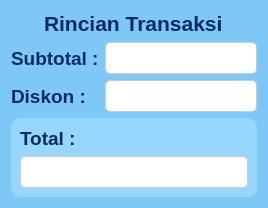
                    <widget class="QFrame" name="detail_transaction_frame">
                     <property name="sizePolicy">
                      <sizepolicy hsizetype="Preferred" vsizetype="Expanding">
                       <horstretch>0</horstretch>
                       <verstretch>0</verstretch>
                      </sizepolicy>
                     </property>
                     <property name="styleSheet">
                      <string notr="true">QFrame {
    background-color: #7ec8f7; 
    border-radius: 5px; 
}</string>
                     </property>
                     <property name="frameShape">
                      <enum>QFrame::Shape::StyledPanel</enum>
                     </property>
                     <property name="frameShadow">
                      <enum>QFrame::Shadow::Raised</enum>
                     </property>
                     <layout class="QGridLayout" name="gridLayout_10">
                      <item row="5" column="1">
                       <widget class="QLineEdit" name="diskon_input">
                        <property name="font">
                         <font>
                          <pointsize>11</pointsize>
                          <bold>true</bold>
                         </font>
                        </property>
                        <property name="styleSheet">
                         <string notr="true">QLineEdit {
    background-color: white;
    color: black;
    border: 1px solid #cccccc;
    border-radius: 5px;
    padding: 5px;
}</string>
                        </property>
                        <property name="readOnly">
                         <bool>true</bool>
                        </property>
                       </widget>
                      </item>
                      <item row="0" column="0" colspan="2" alignment="Qt::AlignmentFlag::AlignHCenter">
                       <widget class="QLabel" name="detail_label">
                        <property name="font">
                         <font>
                          <pointsize>16</pointsize>
                          <bold>true</bold>
                         </font>
                        </property>
                        <property name="styleSheet">
                         <string notr="true">QLabel {
    color: #042b62; }
</string>
                        </property>
                        <property name="text">
                         <string>Rincian Transaksi</string>
                        </property>
                       </widget>
                      </item>
                      <item row="2" column="0">
                       <widget class="QLabel" name="subtotal_label">
                        <property name="font">
                         <font>
                          <pointsize>14</pointsize>
                          <bold>true</bold>
                         </font>
                        </property>
                        <property name="styleSheet">
                         <string notr="true">QLabel {
    color: #042b62; }
</string>
                        </property>
                        <property name="text">
                         <string>Subtotal :</string>
                        </property>
                       </widget>
                      </item>
                      <item row="5" column="0">
                       <widget class="QLabel" name="diskon_total">
                        <property name="font">
                         <font>
                          <pointsize>14</pointsize>
                          <bold>true</bold>
                         </font>
                        </property>
                        <property name="styleSheet">
                         <string notr="true">QLabel {
    color: #042b62; }
</string>
                        </property>
                        <property name="text">
                         <string>Diskon :</string>
                        </property>
                       </widget>
                      </item>
                      <item row="6" column="0" colspan="2">
                       <widget class="QFrame" name="total_frame">
                        <property name="styleSheet">
                         <string notr="true">QFrame {
    background-color: #97D7FF; /* Warna kartu putih */
    border-radius: 10px; /* Ujung kartu agak melengkung */
}</string>
                        </property>
                        <property name="frameShape">
                         <enum>QFrame::Shape::StyledPanel</enum>
                        </property>
                        <property name="frameShadow">
                         <enum>QFrame::Shadow::Raised</enum>
                        </property>
                        <layout class="QGridLayout" name="gridLayout_11">
                         <item row="0" column="0">
                          <widget class="QLabel" name="label_15">
                           <property name="font">
                            <font>
                             <pointsize>14</pointsize>
                             <bold>true</bold>
                            </font>
                           </property>
                           <property name="styleSheet">
                            <string notr="true">QLabel {
    color: #042b62; }
</string>
                           </property>
                           <property name="text">
                            <string>Total :</string>
                           </property>
                          </widget>
                         </item>
                         <item row="1" column="0">
                          <widget class="QLineEdit" name="total_input">
                           <property name="sizePolicy">
                            <sizepolicy hsizetype="Expanding" vsizetype="Preferred">
                             <horstretch>0</horstretch>
                             <verstretch>0</verstretch>
                            </sizepolicy>
                           </property>
                           <property name="font">
                            <font>
                             <pointsize>11</pointsize>
                             <bold>true</bold>
                            </font>
                           </property>
                           <property name="styleSheet">
                            <string notr="true">QLineEdit {
    background-color: white;
    color: black;
    border: 1px solid #cccccc;
    border-radius: 5px;
    padding: 5px;
}</string>
                           </property>
                           <property name="readOnly">
                            <bool>true</bool>
                           </property>
                          </widget>
                         </item>
                        </layout>
                       </widget>
                      </item>
                      <item row="2" column="1">
                       <widget class="QLineEdit" name="subtotal_input">
                        <property name="font">
                         <font>
                          <pointsize>11</pointsize>
                          <bold>true</bold>
                         </font>
                        </property>
                        <property name="styleSheet">
                         <string notr="true">QLineEdit {
    background-color: white;
    color: black;
    border: 1px solid #cccccc;
    border-radius: 5px;
    padding: 5px;
}</string>
                        </property>
                        <property name="readOnly">
                         <bool>true</bool>
                        </property>
                       </widget>
                      </item>
                     </layout>
                    </widget>
